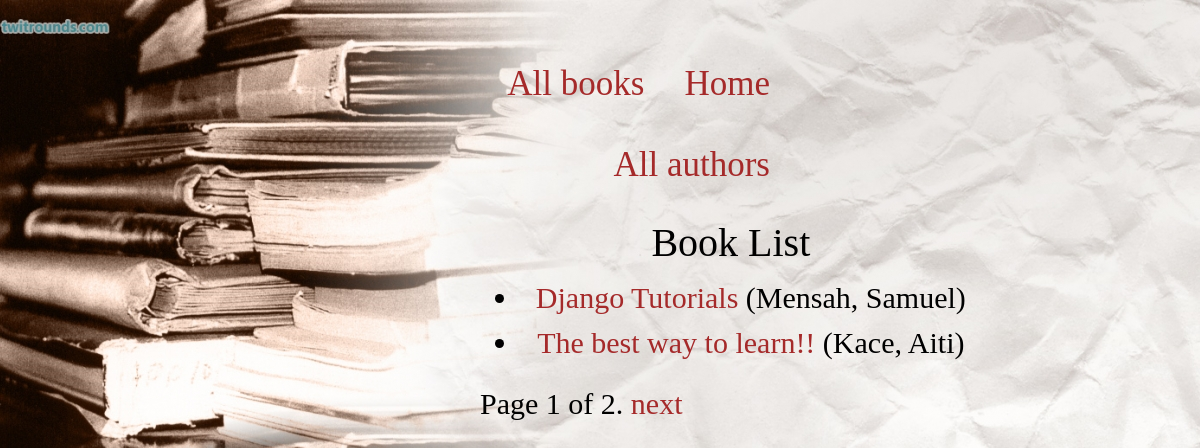
/catalog/books/, run on the app's committed database.
### catalog/models.py (models this page shows, shortened)
class Book(models.Model):
    title = models.CharField(max_length=200)
    author = models.ForeignKey('Author', on_delete=models.SET_NULL, null=True)
    summary = models.TextField(max_length=1000, help_text='Enter a brief description of the book')
    isbn = models.CharField('ISBN', max_length=13, unique=True,
                             help_text='13 Character <a href="https://www.isbn-international.org/content/what-isbn">ISBN number</a>')
    genre = models.ManyToManyField(Genre, help_text='Select a genre for this book')
    language = models.ForeignKey('Language', on_delete=models.SET_NULL, null=True)
    class Meta:
        ordering = ['title', 'author']
    def display_genre(self):
        """Creates a string for the Genre. This is required to display genre in Admin."""
        return ', '.join([genre.name for genre in self.genre.all()[:3]])
    display_genre.short_description = 'Genre'
    def get_absolute_url(self):
        return reverse('book-detail', args=[str(self.id)])

class Author(models.Model):
    first_name = models.CharField(max_length=100)
    last_name = models.CharField(max_length=100)
    date_of_birth = models.DateField(null=True, blank=True)
    date_of_death = models.DateField('Died', null=True, blank=True)
    class Meta:
        ordering = ['last_name', 'first_name']
    def __str__(self):
        return f'{self.last_name}, {self.first_name}'

### catalog/views.py (the view)
# urls.py: path('books/', views.BookListView.as_view(), name='books'),
class BookListView(generic.ListView):
    model = Book
    paginate_by = 2

### catalog/templates/catalog/book_list.html
{% extends "catalog/base_generic.html" %}
{% block content %}
  <h1>Book List</h1>
  {% if book_list %}
  <ul>
    {% for book in book_list %}
      <li>
        <a href="{{ book.get_absolute_url }}">{{ book.title }}</a> ({{book.author}})
      </li>
    {% endfor %}
  </ul>
  {% else %}
    <p>There are no books in the library.</p>
  {% endif %}
{% endblock %}

### catalog/static/catalog/style.css (style rules this page uses)
body { width:100%; padding:20px; background-image: url(images/b4.jpg) ; margin: 10px; font-family: 'Times New Roman', Times, serif; font-size:30px; color:black; text-align:center; }
a { color:brown; }

### data on the page
Book: title "Django Tutorials", author "Mensah, Samuel"
Book: title "The best way to learn!!", author "Kace, Aiti"

### other printed values
{{ page_obj.number }} "1"
{{ page_obj.paginator.num_pages }} "2"
